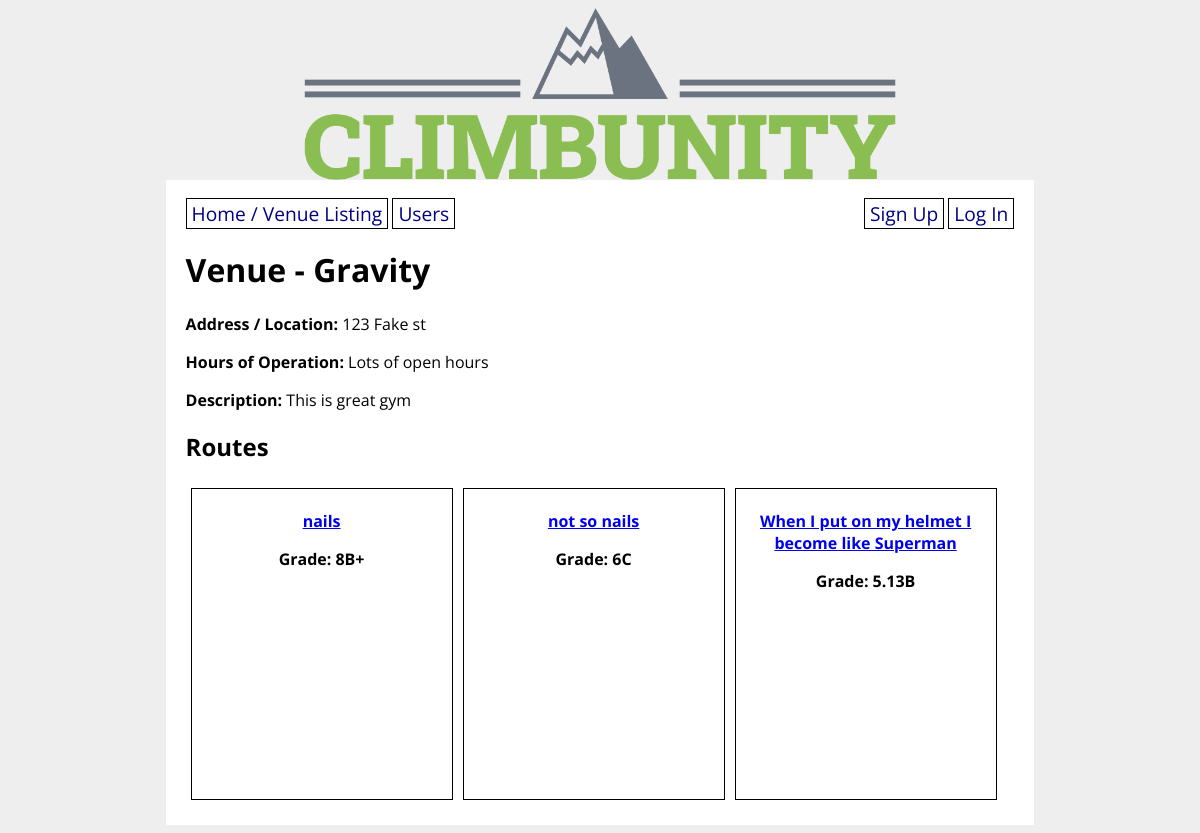
The page /venue/1 on the database as committed earlier.
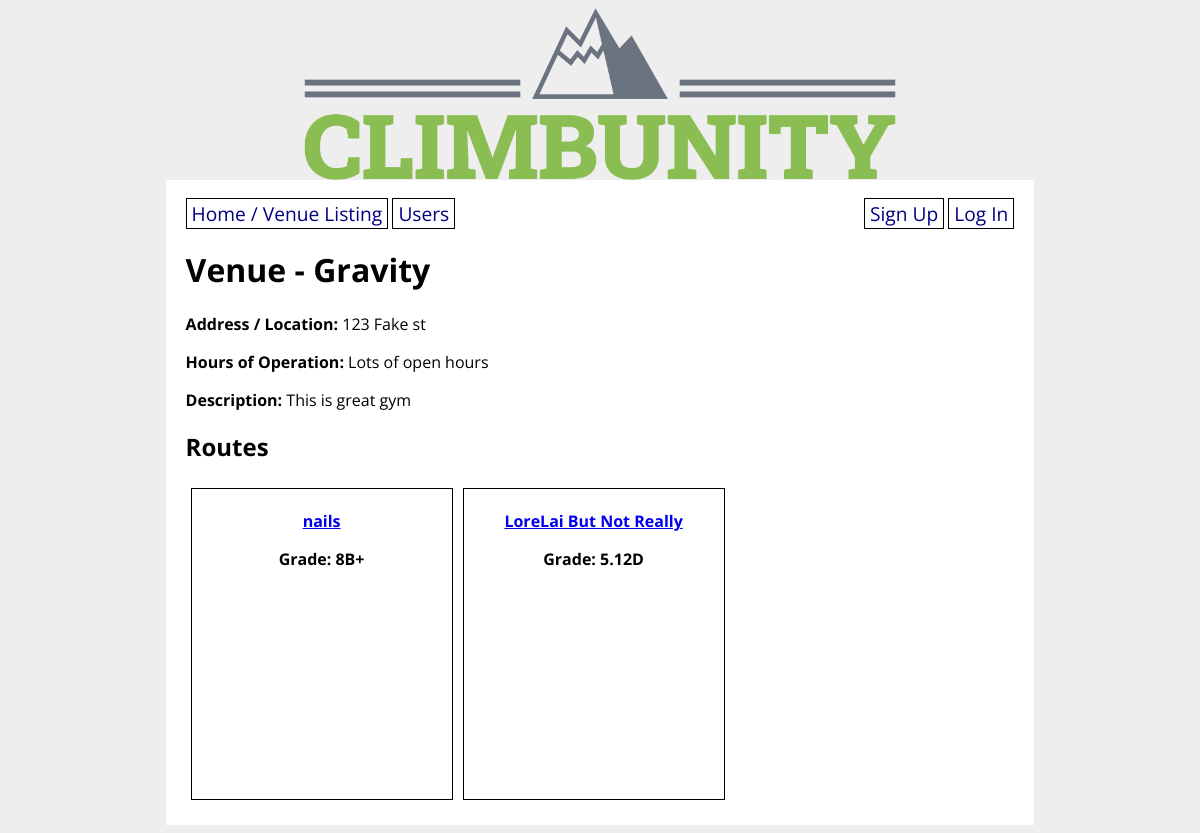
The same page on the database as committed later.
### climbunity_app/models.py (models this page shows, shortened)
class Route(db.Model):
    id = db.Column(db.Integer, primary_key=True)
    venue_id = db.Column(db.Integer, db.ForeignKey('venue.id'), nullable=False)
    setter_id = db.Column(db.Integer, db.ForeignKey('user.id'))
    name = db.Column(db.String(80), nullable=False)
    grade = db.Column(db.String(10), nullable=False)
    photo_url = db.Column(URLType)
    route_set_date = db.Column(db.Date)
    route_takedown_date = db.Column(db.Date)
    ascents_on_route = db.relationship('Ascent', back_populates='route_ascended') # Route <-1 -- N-> Ascent
    projecting_users = db.relationship('User',
        secondary='user_project_lists', back_populates='user_projects'
    ) # User <- N -- N -> Route
    possible_route_styles = db.relationship('Style',
        secondary='route_style_lists', back_populates='route_styles'
    ) # Route <- N -- N -> Style
    route_tags = db.relationship('Tag',
        secondary='route_tag_lists', back_populates='tagged_routes'
    ) # Route <- N -- N -> Tag

### climbunity_app/main/routes.py (the view, shortened to what this page needs)
@main.route('/venue/<venue_id>', methods=['GET', 'POST'])
def venue_detail(venue_id):
    venue = Venue.query.get(venue_id)
    routes = Route.query.filter_by(venue_id=venue_id).all()
    form = VenueForm(obj=venue)
    venue = Venue.query.get(venue_id)
    return render_template('venue_detail.html', form=form, routes=routes, venue=venue)

### climbunity_app/templates/venue_detail.html (shortened to what this page needs)
{% extends 'base.html' %}
{% block content %}
<h1>Venue - {{ venue.name }}</h1>
<p><strong>Address / Location:</strong> {{ venue.address }}</p>
<p><strong>Hours of Operation:</strong> {{ venue.open_hours }}</p>
<p><strong>Description:</strong> {{ venue.description }}</p>
<h2>Routes</h2>
{% if routes %}
    <div class="routes">
        {% for route in routes %}
        <div class="route-details">
            <a href="/route/{{ route.id }}">
            <p><strong>{{ route.name }}</strong></p></a>
            <p><strong>Grade: {{ route.grade }}</strong></p>
        </div>
        {% endfor %}
    </div>
{% else %}
    There are no routes listed for this venue.  You should {% if not current_user.is_authenticated %}sign up and {% endif %}add some!
{% endif %}
{% endblock %}

Rows that differ between the two databases and show on the page:
removed Route: name "not so nails", grade "6C"
no longer on this page (row edited): Route: name "When I put on my helmet I become like Superman", grade "5.13B"
added Route: name "LoreLai But Not Really", grade "5.12D"
